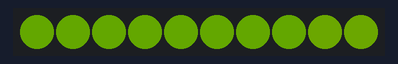
Bench run of a program on a simulated MicroPython board. Parts: 10 RGB LEDs in strip order, left to right. Dim RGB values are drawn brighter than linear; library files of the repository ran but are not shown: neopixel2.py.

Above: at 0.46 s.
At 5.03 s:
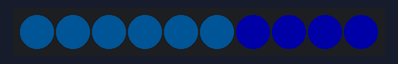
At 9.92 s:
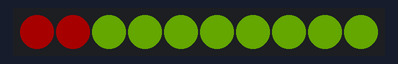
At 19.68 s:
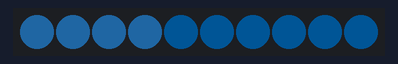
At 29.44 s:
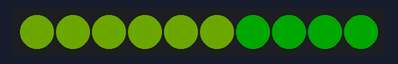
At 39.21 s:
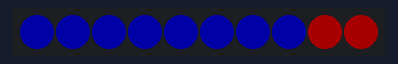

The program:

rainbow.py
```python
import time
from neopixel2 import Neopixel

numpix = 10
strip = Neopixel(numpix, 0, 28, "RGBW")

red = (255, 0, 0)
orange = (255, 165, 0)
yellow = (255, 150, 0)
green = (0, 255, 0)
blue = (0, 0, 255)
indigo = (75, 0, 130)
violet = (138, 43, 226)
colors_rgb = (red, orange, yellow, green, blue, indigo, violet)

# same colors as normaln rgb, just 0 added at the end
colors_rgbw = [color+tuple([0]) for color in colors_rgb]
colors_rgbw.append((0, 0, 0, 255))

# uncomment colors_rgb if you have RGB strip
# colors = colors_rgb
colors = colors_rgbw

strip.brightness(42)

while True:
    for color in colors:
        for i in range(numpix):
            strip.set_pixel(i, color)
            time.sleep(0.01)
            strip.show()
```
